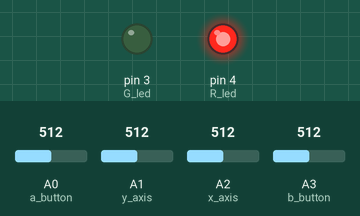
Simulated run of this sketch. Board: Arduino Uno, built with avr-gcc and run on an emulated ATmega328P. Shown: output pins drawn as LEDs (lit = HIGH). The inputs (shaded band) are chosen by the test bench; at power-on: A0 (a_button) = 512, A1 (y_axis) = 512, A2 (x_axis) = 512, A3 (b_button) = 512. No radio packets arrive unless stated; what the sketch prints to the serial monitor is not drawn.

Above: at 0.1 s.
Timing chart, 0 to 1.6 s (numbered marks = the images above):
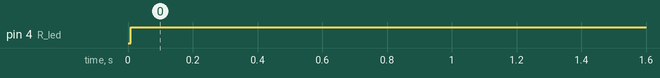

Measured:
- by itself, pin 4 (R_led): LOW → HIGH at 0.01 s

The sketch:

NRF_Nadajnik_v3.ino
```cpp
#include "SPI.h"
#include "nRF24L01.h"
#include "RF24.h"

//------------------------- PIN DEFINE -------------------------
#define a_button 0
#define b_button 3
#define x_axis 2
#define y_axis 1

#define R_led 4
#define G_led 3
#define B_led 2

//------------------------- RF SETUP -------------------------
RF24 radio(8,10);
const uint64_t pipe = 0x5880a1035aLL;

//------------------------- FUNCION -------------------------
void read_joystick();
void send_data();
void test_serial();

//------------------------- VARIBLE -------------------------
int msg[8];
int buf, d;

//------------------------- SETUP -------------------------
void setup(){
//SERIAL_BEGIN
Serial.begin(9600);
//RF_BEGIN
radio.begin();
radio.openWritingPipe(pipe);
//radio.setChannel(1);

pinMode(R_led, OUTPUT);
pinMode(G_led, OUTPUT);
//pinMode(B_led, OUTPUT);

digitalWrite(R_led, true);
digitalWrite(G_led, true);
//digitalWrite(B_led, true);

Serial.println("Configuration done!");
}

//------------------------- LOOP -------------------------
void loop(){
  read_joystick();    // read joystick posision;
  send_data();        // send data to reciver
  delay(100);
}

//------------------------- READ JOYSTICK -------------------------
void read_joystick(){
digitalWrite(R_led, false);
//A_BUTTON
  if(!analogRead(a_button)) msg[6] = 1;
  else msg[6] = 0;

//B_BUTTON
  if(!analogRead(b_button)) {
    msg[7] = 0;
    digitalWrite(G_led, true);
  }
  else {
    msg[7] = 1;
    digitalWrite(G_led, false);
  }


//X_AXIS
  buf = map(analogRead(x_axis), 0, 1023, 0, 511);
    for(int t=0; t<=2; t++){
      d = buf/pow(10,2-t);
      msg[t] = d%10;
    }
  buf = 0;

//Y_AXIS
  buf = map(analogRead(y_axis), 0, 1023, 0, 511);
    for(int t=0; t<=2; t++){
      d = buf/pow(10,2-t);
      msg[t+3] = d%10;
    }
  buf = 0;
digitalWrite(R_led, true);
}

//------------------------- SEND DATA -------------------------
void send_data(){
  //test_serial();
  radio.write(msg, 16);

}

//------------------------- SERIAL WRITE -------------------------
void test_serial(){
  Serial.println("MSG CONTENT");
  Serial.print(msg[0]);
  Serial.print(msg[1]);
  Serial.print(msg[2]);
    Serial.print(" ");
  Serial.print(msg[3]);
  Serial.print(msg[4]);
  Serial.print(msg[5]);
    Serial.print(" ");
  Serial.print(msg[6]);
  Serial.println(msg[7]);
    Serial.println("");
}
```
